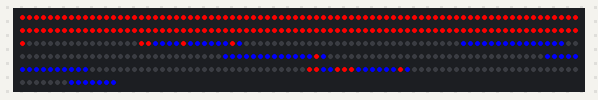
Bench run of a sketch on a simulated Raspberry Pi Pico. On the bench: 414 RGB LEDs in strip order, left to right, continuing on the next row.

Above: at 0.58 s.
At 4.2 s:
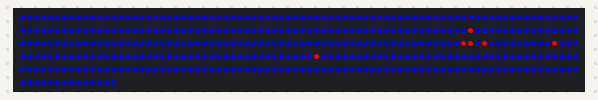
At 9.71 s:
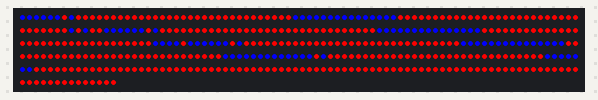
At 15.25 s:
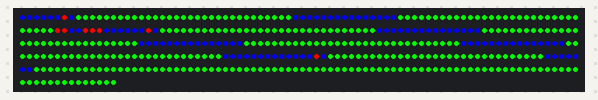
At 21.63 s:
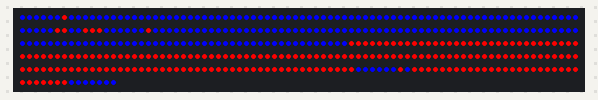
At 38.98 s:
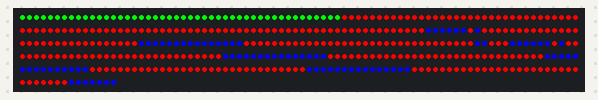

The sketch:

letterway.ino
```cpp
// (licence header left out)
#include <Adafruit_NeoPixel.h>


// Parameter 1 = number of pixels in strip
// Parameter 2 = pin number (most are valid)
// Parameter 3 = pixel type flags, add together as needed:
//   NEO_RGB     Pixels are wired for RGB bitstream
//   NEO_GRB     Pixels are wired for GRB bitstream
//   NEO_KHZ400  400 KHz bitstream (e.g. FLORA pixels)
//   NEO_KHZ800  800 KHz bitstream (e.g. High Density LED strip)

#define NROWS          18                                         ///< Total LED ROWS
#define PIXEL_PER_ROW  23                                         ///< LEDs per group

#define PIXEL_COUNT (NROWS * PIXEL_PER_ROW)
#define PIXEL_PIN 6
#define PIXEL_TYPE (NEO_GRB + NEO_KHZ800)

/* Structs */
typedef struct letter_t {
  char letter;
  short masks[5];
} Letter;

typedef struct color_t {
  int r;
  int g;
  int b;
} Col;

typedef struct row_t {
  int   mask;
  row_t *next;
} Row;

Letter letters[] = {
  { 'a', {
      B00011000,
      B00100100,
      B01000010,
      B01111110,
      B10000001
    }
  },
  { 'b', {
      B11111110,
      B10000001,
      B11111110,
      B10000001,
      B11111110
    }
  },
  { 'c', {
      B01111110,
      B10000001,
      B10000000,
      B10000001,
      B01111110
    }
  },
  { 'd', {
      B11111110,
      B10000001,
      B10000001,
      B10000001,
      B11111110
    }
  },
  { 'e', {
      B11111111,
      B10000000,
      B11111100,
      B10000000,
      B11111111
    }
  },
  { 'f', {
      B11111111,
      B10000000,
      B11111100,
      B10000000,
      B10000000
    }
  },
  { 'g', {
      B01111111,
      B10000000,
      B10001110,
      B10000001,
      B01111110
    }
  },
  { 'h', {
      B10000001,
      B10000001,
      B11111111,
      B10000001,
      B10000001
    }
  },
  { 'i', {
      B00111000,
      B00010000,
      B00010000,
      B00010000,
      B00111000
    }
  },
  { 'j', {
      B11111111,
      B00000001,
      B01000001,
      B10000001,
      B01111110
    }
  },
  { 'k', {
      B10001000,
      B10010000,
      B11100000,
      B10010000,
      B10001000
    }
  },
  { 'l', {
      B10000000,
      B10000000,
      B10000000,
      B10000000,
      B11111111
    }
  },
  { 'm', {
      B11000011,
      B10100101,
      B10011001,
      B10000001,
      B10000001
    }
  },
  { 'n', {
      B11000010,
      B10100010,
      B10010010,
      B10001010,
      B10000110
    }
  },
  { 'o', {
      B01111110,
      B10000001,
      B10000001,
      B10000001,
      B01111110
    }
  },
  { 'p', {
      B11111110,
      B10000001,
      B11111110,
      B10000000,
      B10000000
    }
  },
  { 'q', {
      B01111110,
      B10000001,
      B10100001,
      B11000001,
      B11111110
    }
  },
  { 'r', {
      B11111000,
      B10000100,
      B11111000,
      B10010000,
      B10011000
    }
  },
  { 's', {
      B01111110,
      B10000001,
      B00100000,
      B10000100,
      B01111110
    }
  },
  { 't', {
      B11111110,
      B00010000,
      B00010000,
      B00010000,
      B00010000
    }
  },
  { 'u', {
      B00000000,
      B00000000,
      B00000000,
      B00000000,
      B00000000
    }
  },
  { 'v', {
      B10000001,
      B10000001,
      B01000010,
      B00100100,
      B00011000
    }
  },
  { 'w', {
      B10000001,
      B10000001,
      B01011010,
      B01011010,
      B00100100
    }
  },
  { 'x', {
      B10000100,
      B01001000,
      B00110000,
      B01001000,
      B10000100
    }
  },
  { 'y', {
      B10000010,
      B01000100,
      B00101000,
      B00010000,
      B00010000
    }
  },
  { 'z', {
      B1111100,
      B0001000,
      B0010000,
      B0100000,
      B1111100
    }
  }
};

Adafruit_NeoPixel strip = Adafruit_NeoPixel(PIXEL_COUNT, PIXEL_PIN, PIXEL_TYPE);

void setup() {
  strip.begin();
  strip.show();
}

void
setForRow(int gid,
  Col *c)
{
  int offset = (gid * PIXEL_PER_ROW);

  for(int pos = offset; pos < offset + PIXEL_PER_ROW; pos++)
    {
      strip.setPixelColor(pos, c->r, c->g, c->b);
    }

  strip.show();
}

void
rgbSteps()
{
  int idx = 0;
  int dir = 1;
  Col c = { 255, 0, 0 };

  for(;;)
    {
      setForRow(idx, &c);
      idx += dir;

      delay(60);

      if(idx > NROWS || idx <= 0)
        {
          dir = dir * -1;

          if(255 == c.r)      { c.r =   0; c.g = 255; c.b =   0; }
          else if(255 == c.g) { c.r =   0; c.g =   0; c.b = 255; }
          else if(255 == c.b) { c.r = 255; c.g =   0; c.b =   0; }
        }
    }
}

void
drawRows(Row *row,
  Col *fg,
  Col *bg)
{
  int offset = 0;
  Col *curcol;
  Row *currow = row;

  for(;;)
   {
      for(int i = 0; i < NROWS; i++)
        {
          int pos = i * PIXEL_PER_ROW;

          if(0 == offset)
            {
              for(int j = 0; j < 8; j++)
                {
                  curcol = ((currow->mask & (1 << j)) ? fg : bg);

                  strip.setPixelColor(pos + j, curcol->r,
                    curcol->g, curcol->b);
                }

              offset = 1;
            }
          else
            {
              for(int j = 8; j > 0; j--)
                {
                  curcol = ((currow->mask & (1 << j)) ? fg : bg);

                  strip.setPixelColor(pos + j + PIXEL_PER_ROW - 8, curcol->r,
                    curcol->g, curcol->b);
                }

                offset = 0;
            }

          currow = currow->next;
        }

      strip.show();
      delay(600);
   }
}

void loop()
{
  rgbSteps();
}

void loop1() {
  char text[] = { 'k', 'n', 'u', 'b', 's' };

  Col fg = { 255,   0,   0 };
  Col bg = {   0,   0, 255 };

  Row *rows = NULL;
  Row *head = NULL;

  /* Create rows */
  for(int i = 0; i < sizeof(text); i++)
    {
      Row    *r = NULL;
      Letter *l = &letters[97 - text[i]];

      for(int j = 0; j < 6; j++)
        {
          r = (Row *)calloc(1, sizeof(Row));

          r->mask = (j < 5 ? l->masks[j] : 0); ///< Add empty row

          if(NULL != rows)
            {
              rows->next = r;
              rows = r;
            }
          else
            {
              rows = r;
              head = r;
            }
        }
    }

  rows->next = head; ///< Forever and ever

  drawRows(head, &fg, &bg);
}
```
